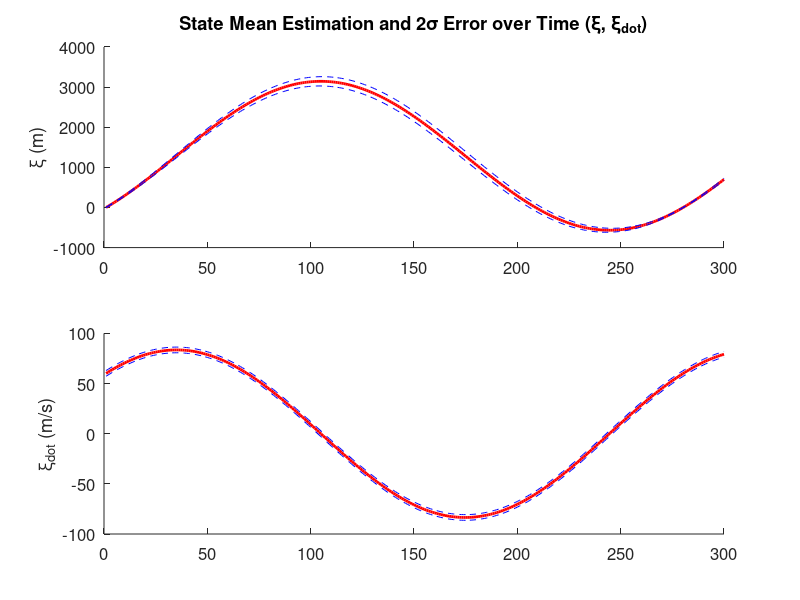
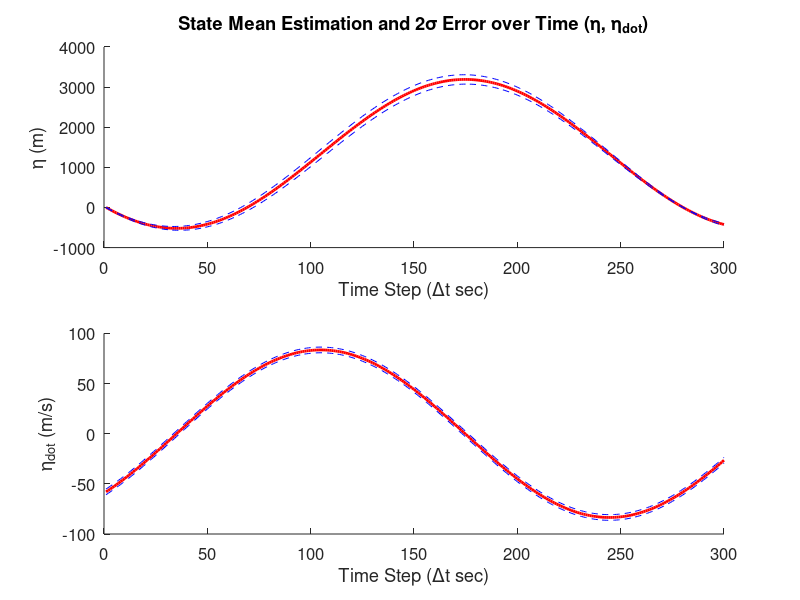
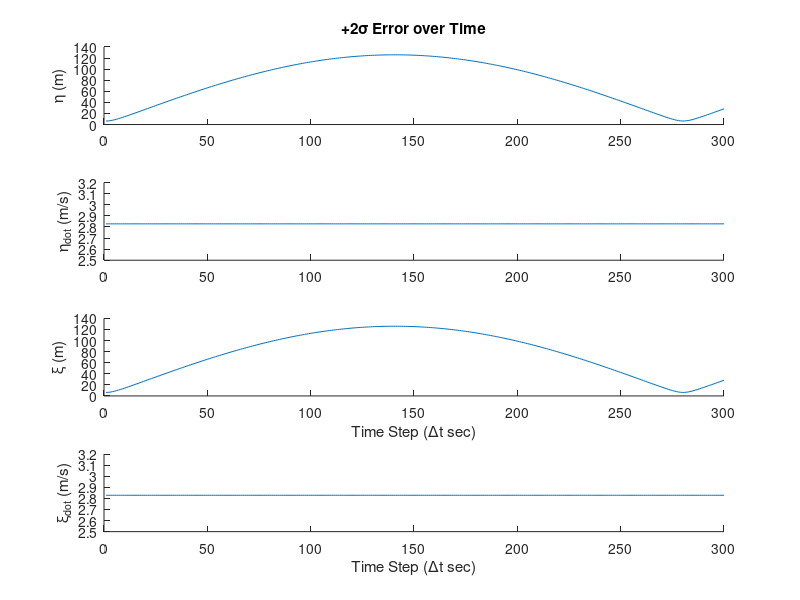
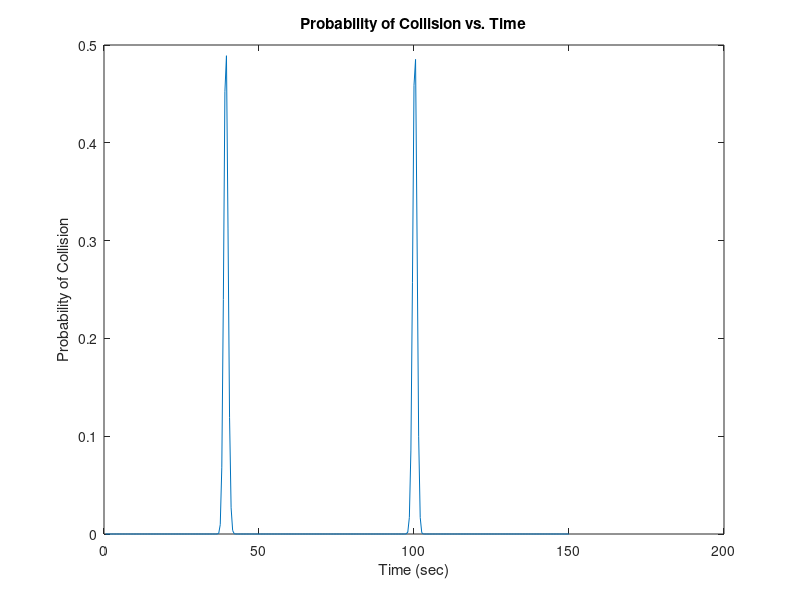

MATLAB code to generate these figures, in order:
% ASEN 5044
% HWK 7
clear
omega = 0.045;
dt = 0.5;

A = [0 1 0 0 ; 0 0 0 -omega; 0 0 0 1; 0 omega 0 0 ];

F = [1 (sin(omega*dt))/omega 0 -(1-cos(omega*dt))/omega; 
    0 cos(omega * dt) 0 -sin(omega*dt); 
    0 (1-cos(omega*dt))/omega 1 (sin(omega*dt))/omega;
    0 sin(omega*dt) 0 cos(omega*dt)];

PArr = []; xhatArr = []; 
sigma = [];

M = [0; 85*cos(pi/4); 0; -82*sin(pi/4)];
p0 = [10 2 10 2]';
P0 = diag(p0);
PArr(:,:,1) = P0;
xhatArr(:,:,1) = M;

for k = 1:300
   sigma(:,k) = 2 * sqrt(diag(P0));
   P0 =  F * P0 * F';
   PArr(:,:,k+1) = P0;
   M = F*M;
   xhatArr = [xhatArr M];
end

% Plot the results.
close all; % close all figures
figure; % open a new figure
set(gcf,'Color','white');
k = 1 : 300;
subplot(2,1,1); hold on;
plot(k, xhatArr(1,1:300), 'r-', 'LineWidth', 2);
plot(k, sigma(1,:) + xhatArr(1,1:300), 'b--' )
plot(k, -sigma(1,:) + xhatArr(1,1:300), 'b--' )
set(gca,'FontSize',12);
title('State Mean Estimation and 2\sigma Error over Time (\xi, \xi_d_o_t)');
ylabel('\xi (m)')

subplot(2,1,2); hold on;
plot(k, xhatArr(2,1:300), 'r-', 'LineWidth', 2);
plot(k, sigma(2,:) + xhatArr(2,1:300), 'b--' )
plot(k, -sigma(2,:) + xhatArr(2,1:300), 'b--' )
set(gca,'FontSize',12);
ylabel('\xi_d_o_t (m/s)')

figure;
subplot(2,1,1); hold on;
plot(k, xhatArr(3,1:300), 'r-', 'LineWidth', 2);
plot(k, sigma(3,:) + xhatArr(3,1:300), 'b--' )
plot(k, -sigma(3,:) + xhatArr(3,1:300), 'b--' )
set(gca,'FontSize',12);
ylabel('\eta (m)')
xlabel('Time Step (\Deltat sec)')
title('State Mean Estimation and 2\sigma Error over Time (\eta, \eta_d_o_t)');

subplot(2,1,2); hold on;
plot(k, xhatArr(4,1:300), 'r-', 'LineWidth', 2);
plot(k, sigma(4,:) + xhatArr(4,1:300), 'b--' )
plot(k, -sigma(4,:) + xhatArr(4,1:300), 'b--' )
set(gca,'FontSize',12);
ylabel('\eta_d_o_t (m/s)')
xlabel('Time Step (\Deltat sec)')

% plot 2 sigma only
figure; % open a new figure
set(gcf,'Color','white');
k = 1 : 300;
subplot(4,1,1); hold on;
plot(k, sigma(1,:) )
set(gca,'FontSize',10);
title('+2\sigma Error over Time');
ylabel('\eta (m)')

subplot(4,1,2); hold on;
plot(k, sigma(2,:) )
set(gca,'FontSize',10);
ylabel('\eta_d_o_t (m/s)')

subplot(4,1,3); hold on;
plot(k, sigma(3,:) )
set(gca,'FontSize',10);
ylabel('\xi (m)')
xlabel('Time Step (\Deltat sec)')

subplot(4,1,4); hold on;
plot(k, sigma(4,:)  )
set(gca,'FontSize',10);
ylabel('\xi_d_o_t (m/s)')
xlabel('Time Step (\Deltat sec)')
% end plot

%%%%%%
% problem 3
%%%%%%
% define rectangle for mvncdf function
xl = [-100 -100];
xu = [100 100];
PArra = []; xhatArra = []; sigmaa = [];
PArrb = []; xhatArrb = []; sigmab = [];
oma = 0.045;
omb = -0.045;
Fa = [1 (sin(oma*dt))/oma 0 -(1-cos(oma*dt))/oma; 
    0 cos(oma * dt) 0 -sin(oma*dt); 
    0 (1-cos(oma*dt))/oma 1 (sin(oma*dt))/oma;
    0 sin(oma*dt) 0 cos(oma*dt)];

Fb = [1 (sin(omb*dt))/omb 0 -(1-cos(omb*dt))/omb; 
    0 cos(omb * dt) 0 -sin(omb*dt); 
    0 (1-cos(omb*dt))/omb 1 (sin(omb*dt))/omb;
    0 sin(omb*dt) 0 cos(omb*dt)];

Ma = [0 85*cos(pi/4) 0 -85*sin(pi/4)]';
ma = Ma;
pa = [10;4;10;4];
Pa = diag(pa);

Mb =  [3200 85*cos(pi/4) 3200 -85*sin(pi/4)]';
mb = Mb;
pb = [11;3.5;11;3.5];
Pb = diag(pb);

xhatArra(:,:,1) = Ma;
xhatArrb(:,:,1) = Mb;

% calculate mean position for each aircraft
for k = 1:300
   Ma = Fa*Ma;
   xhatArra = [xhatArra Ma];
   Mb = Fb*Mb;
   xhatArrb = [xhatArrb Mb];   
end

% Calculate covariance, mean and probability of collision
for k = 1:300
   Pc  =  Fa^k * diag(pa) * Fa^k' + Fb^k*diag(pb) * Fb^k';
   M =  Fa^k*ma - Fb^k*mb;
   % remove 2nd and 4th row/column to marginalize
   mr = [M(1,1) M(3,1)];
   pr = [Pc(1:1,1:1) Pc(1:1,3:3); Pc(1:1,3:3) Pc(3:3,3:3)];
   Pr(:,k) = mvncdf(xl, xu, mr, pr);
end

figure
% plot probability
plot((.5:.5:150),Pr)
title('Probability of Collision vs. Time')
xlabel('Time (sec)'); ylabel('Probability of Collision')
set(gca,'FontSize',10);

figure
% Plot positions of aircrafts
plot(xhatArrb(1:1,:),xhatArrb(3:3,:),'--',xhatArra(1:1,:),xhatArra(3:3,:),'--')
title('Position of each Aircraft')
ylabel('\eta (m)') ;xlabel('\xi (m)')
set(gca,'FontSize',10);
